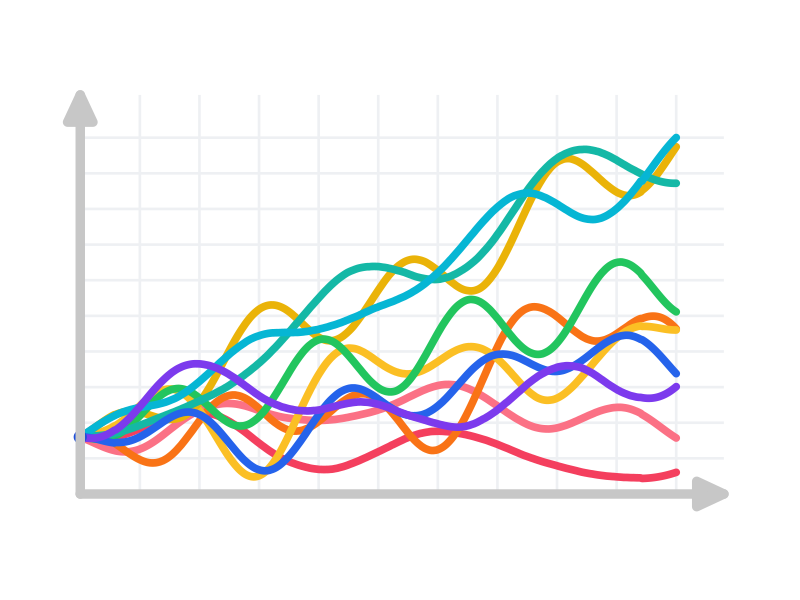

Generate this figure with R:
library(ggplot2)
library(dplyr)
library(purrr)
library(grid)

set.seed(1)

# ---- tuned to match the look ----
n_paths <- 10
y0      <- 0.16
x_min   <- 0
x_max   <- 1.08
y_min   <- 0
y_max   <- 1.12

# Approx palette similar to the image
pal <- c(
  "#F43F5E", 
  # "#EF4444", 
  "#FB7185",
  "#F97316", 
  # "#F59E0B", 
  "#FBBF24",
  "#EAB308", 
  # "#84CC16", 
  # "#A3E635",
  "#22C55E", 
  "#14B8A6", 
  "#06B6D4",
  "#2563EB", 
  "#7C3AED"
)

x <- seq(0, 1, length.out = 420)

# helper: smooth random noise (no extra packages)
smooth_noise <- function(n, sd = 1, k = 41) {
  z <- rnorm(n, sd = sd)
  t <- seq(-2, 2, length.out = k)
  ker <- dnorm(t)
  ker <- ker / sum(ker)
  as.numeric(stats::filter(z, ker, sides = 2, circular = FALSE))
}

make_path <- function(id) {
  
  # End levels: mostly upward, a few downward (like your image)
  y_end <- sample(
    c(runif(1, 0.05, 0.25),  # down/flat
      runif(1, 0.25, 0.55),  # mild up
      runif(1, 0.55, 1.05)), # strong up
    size = 1,
    prob = c(0.18, 0.42, 0.40)
  )
  
  baseline <- y0 + (y_end - y0) * x
  
  # Wiggle envelope: 0 at start, ramps up smoothly (keeps the start point crisp)
  env <- (1 - exp(-6 * x)) * (0.85 + 0.15 * (1 - x))
  
  # Multi-sine smooth wiggles (gives the “wavy” feel)
  m     <- sample(3:5, 1)
  freqs <- sample(1:4, m, replace = TRUE)
  amps  <- runif(m, 0.03, 0.10) * sample(c(0.8, 1, 1.2), m, TRUE)
  phase <- runif(m, 0, 2*pi)
  
  wiggle <- rowSums(sapply(seq_len(m), function(j) {
    amps[j] * sin(2*pi*freqs[j]*x + phase[j])
  }))
  
  # Add a bit of smooth random curvature (smoothed noise)
  nse <- smooth_noise(length(x), sd = runif(1, 0.03, 0.06), k = 51)
  nse[is.na(nse)] <- 0
  
  y <- baseline + env * (wiggle + 0.55 * nse)
  
  # HARD constraints: all start at same point; keep within view window
  y[1] <- y0
  y <- pmin(pmax(y, 0.02), 1.08)
  
  tibble(id = factor(id), x = x, y = y)
}

df <- map_dfr(1:n_paths, make_path)

p <- ggplot(df, aes(x, y, group = id, colour = id)) +
  geom_line(linewidth = 2.6, lineend = "round") +
  
  # blue start point (all curves share it)
  geom_point(
    data = tibble(x = 0, y = y0),
    aes(x, y),
    inherit.aes = FALSE,
    colour = "#1D4ED8",
    size = 3.8
  ) +
  
  # axes with arrowheads
  annotate(
    "segment",
    x = 0, y = 0, xend = x_max, yend = 0,
    linewidth = 3.2, colour = "#C7C7C7", lineend = "round",
    arrow = arrow(type = "closed", length = unit(0.30, "in"), angle = 25)
  ) +
  annotate(
    "segment",
    x = 0, y = 0, xend = 0, yend = y_max,
    linewidth = 3.2, colour = "#C7C7C7", lineend = "round",
    arrow = arrow(type = "closed", length = unit(0.30, "in"), angle = 25)
  ) +
  
  scale_colour_manual(values = pal) +
  scale_x_continuous(
    limits = c(x_min, x_max),
    breaks = seq(0, 1, by = 0.10),
    expand = c(0, 0)
  ) +
  scale_y_continuous(
    limits = c(y_min, y_max),
    breaks = seq(0, 1, by = 0.10),
    expand = c(0, 0)
  ) +
  coord_cartesian(clip = "off") +
  theme_minimal(base_size = 12) +
  theme(
    panel.grid.major = element_line(colour = "#EEF0F3", linewidth = 0.9),
    panel.grid.minor = element_blank(),
    axis.title = element_blank(),
    axis.text  = element_blank(),
    axis.ticks = element_blank(),
    legend.position = "none",
    plot.margin = margin(40, 55, 45, 55),
    aspect.ratio = 0.62
  )

p

# ggsave("replicated_wavy.png", p, width = 7.5, height = 5.0, dpi = 300, bg = "white")
